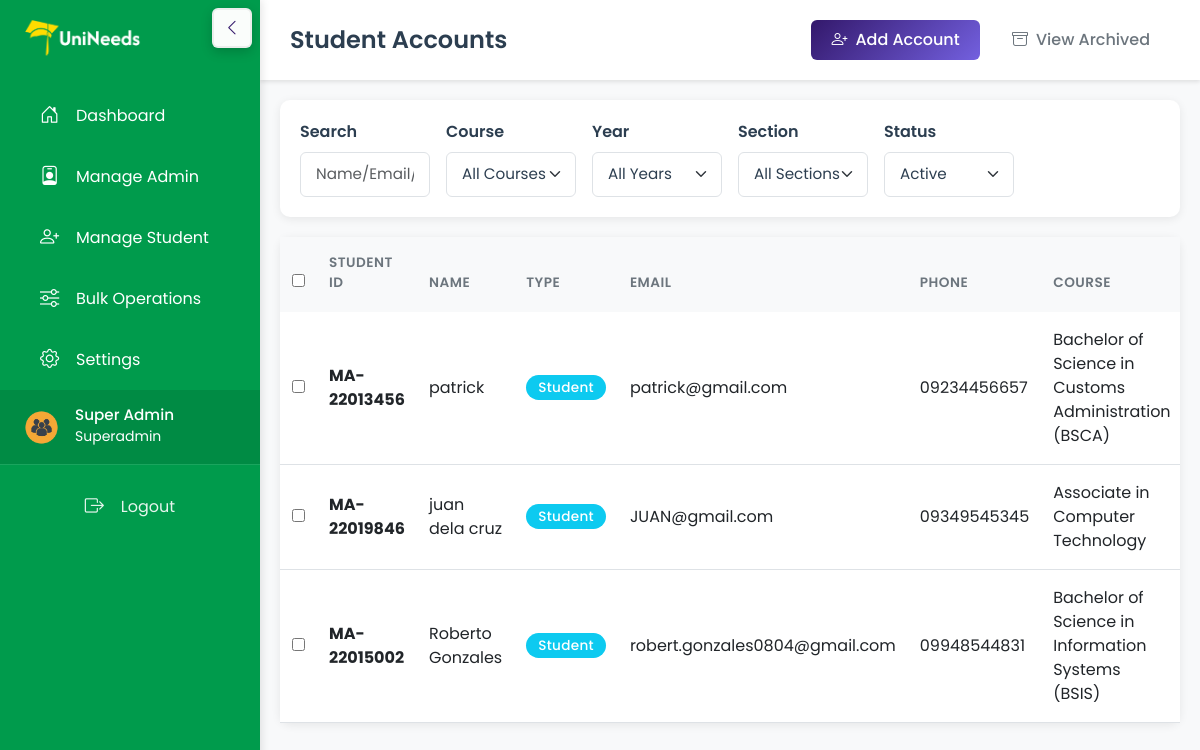
The page /admin/users.php (signed in) on the database its author committed.
### tables this page shows
CREATE TABLE `users` (
  `user_id` int NOT NULL,
  `email` varchar(255) NOT NULL,
  `password` varchar(255) NOT NULL,
  `user_type` varchar(20) NOT NULL DEFAULT 'student',
  `full_name` varchar(255) DEFAULT NULL,
  `phone` varchar(20) DEFAULT NULL,
  `student_id` varchar(50) DEFAULT NULL,
  `course` varchar(255) DEFAULT NULL,
  `year_level` varchar(50) DEFAULT NULL,
  `section` varchar(50) DEFAULT NULL,
  `status` enum('active','archived') NOT NULL DEFAULT 'active',
  `created_at` timestamp NULL DEFAULT CURRENT_TIMESTAMP,
  `updated_at` timestamp NULL DEFAULT NULL ON UPDATE CURRENT_TIMESTAMP
);

### admin/users.php (the view, shortened to what this page needs)
<?php
require_once '../config/database.php';
$is_superadmin = isset($_SESSION['user_type']) && $_SESSION['user_type'] === 'superadmin';
$status_filter = isset($_GET['status']) ? clean($_GET['status']) : 'active';
$user_type_filter = isset($_GET['user_type']) ? clean($_GET['user_type']) : '';
$search = isset($_GET['search']) ? clean($_GET['search']) : '';
$default_add_type = '';
if ($is_superadmin && empty($user_type_filter)) {
    $user_type_filter = 'student';
}
$where_clauses = [];
if ($is_superadmin) {
    if ($user_type_filter) {
        $where_clauses[] = "user_type = '$user_type_filter'";
    }
} else {
    $where_clauses[] = "user_type = 'student'";
}
if ($status_filter) {
    $where_clauses[] = "status = '$status_filter'";
}
$where_sql = 'WHERE ' . implode(' AND ', $where_clauses);
$query = "SELECT * FROM users $where_sql ORDER BY created_at DESC";
$users = mysqli_query($conn, $query);
$page_title = $is_superadmin ? 'Manage User Accounts' : 'Student Users';
if ($is_superadmin) {
    if ($user_type_filter === 'admin') {
        $page_title = 'Admin Accounts';
    } elseif ($user_type_filter === 'student') {
        $page_title = 'Student Accounts';
    }
}
?>
<!DOCTYPE html>
<html lang="en">
<head>
    <link href="https://cdn.jsdelivr.net/npm/bootstrap@5.3.0/dist/css/bootstrap.min.css" rel="stylesheet">
    <link rel="stylesheet" href="https://cdn.jsdelivr.net/npm/bootstrap-icons@1.10.0/font/bootstrap-icons.css">
    <link rel="stylesheet" href="../assets/css/style.css">
    <link rel="stylesheet" href="../assets/css/mobile.css">
</head>
<body>
    <?php include 'includes/sidebar.php'; ?>
    <div class="main-content">
            <div class="top-bar">
            <h2><?php echo $page_title; ?></h2>
            <div class="ms-auto">
                <?php if ($is_superadmin && empty($default_add_type)): ?>
                <button class="btn btn-primary" onclick="showAddUserModal()">
                    <i class="bi bi-person-plus me-2"></i>Add Account
                </button>
                <?php endif; ?>
                <a href="users.php?user_type=<?php echo htmlspecialchars($user_type_filter); ?>&status=archived" class="btn btn-outline-secondary ms-2">
                    <i class="bi bi-archive me-2"></i>View Archived
                </a>
            </div>
        </div>
        <div class="content-area">
            <div class="filter-bar">
                <form method="GET" class="row g-3 align-items-end" id="filterForm">
                    <div class="<?php echo ($is_superadmin && $user_type_filter === 'admin') ? 'col-md-4' : 'col-md-2'; ?>">
                        <label class="form-label d-none d-md-block">Search</label>
                        <input type="text" class="form-control filter-input" name="search" placeholder="Name/Email/ID" value="<?php echo htmlspecialchars($search); ?>">
                    </div>
                    <?php if ($user_type_filter !== 'admin' || !$is_superadmin): ?>
                    <div class="col-md-2">
                        <label class="form-label d-none d-md-block">Course</label>
                        <select class="form-select filter-input" name="course_filter">
                            <option value="">All Courses</option>
                        </select>
                    </div>
                    <div class="col-md-2">
                        <label class="form-label d-none d-md-block">Year</label>
                        <select class="form-select filter-input" name="year_level_filter">
                            <option value="">All Years</option>
                        </select>
                    </div>
                    <div class="col-md-2">
                        <label class="form-label d-none d-md-block">Section</label>
                        <select class="form-select filter-input" name="section_filter">
                            <option value="">All Sections</option>
                        </select>
                    </div>
                    <?php endif; ?>
                    <div class="<?php echo ($is_superadmin && $user_type_filter === 'admin') ? 'col-md-3' : 'col-md-2'; ?>">
                        <label class="form-label d-none d-md-block">Status</label>
                        <select class="form-select filter-input" name="status">
                            <option value="active" <?php echo $status_filter === 'active' ? 'selected' : ''; ?>>Active</option>
                        </select>
                    </div>
                </form>
            </div>
            <div class="card">
                <div class="card-body p-0">
                    <div class="table-responsive">
                        <table class="table table-hover mb-0">
                            <thead class="table-light">
                                <tr>
                                    <?php if ($is_superadmin): ?>
                                    <th style="width:50px; text-align:center;">
                                        <input type="checkbox" id="selectAll">
                                    </th>
                                    <?php endif; ?>
                                    <th>Student ID</th>
                                    <th>Name</th>
                                    <th>Type</th>
                                    <th>Email</th>
                                    <th>Phone</th>
                                    <?php if (!($is_superadmin && $user_type_filter === 'admin')): ?>
                                    <th>Course</th>
                                    <?php endif; ?>
                                </tr>
                            </thead>
                            <tbody>
                                <?php if (mysqli_num_rows($users) > 0): ?>
                                    <?php while ($user = mysqli_fetch_assoc($users)):
                                        $user['year_level'] = preg_replace('/\D/', '', $user['year_level']); ?>
                                        <tr>
                                            <?php if ($is_superadmin): ?>
                                            <td style="vertical-align: middle; text-align:center;"><input type="checkbox" class="select-row" data-user-type="<?php echo $user['user_type']; ?>" value="<?php echo $user['user_id']; ?>"></td>
                                            <?php endif; ?>
                                            <td><strong><?php echo htmlspecialchars($user['student_id']); ?></strong></td>
                                            <td><?php echo htmlspecialchars($user['full_name']); ?></td>
                                            <td><span class="badge bg-<?php echo $user['user_type'] === 'superadmin' ? 'danger' : ($user['user_type'] === 'admin' ? 'secondary' : 'info'); ?> text-capitalize"><?php echo htmlspecialchars($user['user_type']); ?></span></td>
                                            <td><?php echo htmlspecialchars($user['email']); ?></td>
                                            <td><?php echo htmlspecialchars($user['phone']); ?></td>
                                            <?php if (!($is_superadmin && $user_type_filter === 'admin')): ?>
                                            <td><?php echo htmlspecialchars($user['course']); ?></td>
                                            <?php endif; ?>
                                        </tr>
                                    <?php endwhile; ?>
                                <?php endif; ?>
                            </tbody>
                        </table>
                    </div>
                </div>
            </div>
        </div>
    </div>
</body>
</html>

### assets/css/style.css (style rules this page uses)
:root { --primary: #33186B; --primary-dark: #344F1F; --secondary: #7360DF; --success: #0046FF; --warning: #FF9013; --danger: #DD0303; --info: #0dcaf0; --light: #f8f9fa; --dark: #2c3e50; --white: #ffffff; --border: #dee2e6; }
* { margin: 0; padding: 0; box-sizing: border-box; }
body { font-family: 'Poppins', sans-serif; background-color: var(--light); color: var(--dark); }
.main-content { margin-left: 260px; min-height: 100vh; transition: margin-left 0.3s; }
.top-bar { background: var(--white); padding: 20px 30px; box-shadow: 0 2px 4px rgba(0,0,0,0.1); display: flex; align-items: center; gap: 20px; position: sticky; top: 0; z-index: 999; }
.top-bar h2 { margin: 0; font-size: 1.5rem; font-weight: 600; color: var(--dark); }
.content-area { padding: 30px; }
.card { border: none; border-radius: 15px; box-shadow: 0 4px 15px rgba(0,0,0,0.08); margin-bottom: 24px; transition: all 0.3s ease; }
.card-body { padding: 24px; }
.table { margin-bottom: 0; }
.table th { font-weight: 600; text-transform: uppercase; font-size: 0.8rem; color: #6c757d; letter-spacing: 0.5px; border-bottom: 2px solid var(--light); padding: 16px 12px; }
.table td { padding: 16px 12px; vertical-align: middle; }
.table-hover tbody tr { transition: all 0.2s ease; }
.btn { padding: 10px 24px; border-radius: 8px; font-weight: 600; transition: all 0.3s ease; border: none; position: relative; overflow: hidden; }
.btn::before { content: ''; position: absolute; top: 50%; left: 50%; width: 0; height: 0; border-radius: 50%; background: rgba(255,255,255,0.3); transform: translate(-50%, -50%); transition: width 0.6s, height 0.6s; }
.btn-primary { background: linear-gradient(135deg, var(--primary) 0%, var(--secondary) 100%); color: var(--white); }
.form-control, .form-select { border-radius: 8px; border: 2px solid var(--border); padding: 12px 16px; transition: all 0.3s ease; font-size: 0.95rem; color: var(--dark); }
.form-select option { color: var(--dark) !important; }
.form-label { font-weight: 600; color: var(--dark); margin-bottom: 8px; }
.badge { padding: 8px 16px; border-radius: 20px; font-weight: 600; font-size: 0.85rem; letter-spacing: 0.3px; }
.filter-bar { background: var(--white); padding: 24px; border-radius: 15px; margin-bottom: 24px; box-shadow: 0 4px 15px rgba(0,0,0,0.08); }
.card, .stat-card { animation: fadeIn 0.5s ease-out; }
@media (min-width: 768px) { .main-content { transition: margin-left 0.3s ease; } }
.main-content { position: fixed; top: 0; right: 0; bottom: 0; width: calc(100% - 260px); margin-left: 260px; padding-top: 0; padding-left: 20px; padding-right: 20px; padding-bottom: 20px; overflow-y: auto; transition: all 0.3s ease; background-color: var(--light); z-index: 1; }
.top-bar { background: var(--white); padding: 20px 30px; box-shadow: 0 2px 4px rgba(0,0,0,0.1); display: flex; align-items: center; gap: 20px; position: sticky; top: 0; z-index: 10; margin: 0 -20px 20px -20px; }
.top-bar h2 { margin: 0; font-size: 1.5rem; font-weight: 600; }
.content-area { padding: 0; margin-top: 20px; }
.card { border: none; border-radius: 10px; box-shadow: 0 2px 10px rgba(0,0,0,0.08); }
.card-body { padding: 20px; }
.table th { font-weight: 600; text-transform: uppercase; font-size: 0.85rem; color: #6c757d; }
.btn { padding: 8px 20px; border-radius: 6px; font-weight: 500; transition: all 0.3s; }
.btn-primary { background: linear-gradient(135deg, var(--primary) 0%, var(--secondary) 100%); border: none; }
.form-control, .form-select { border-radius: 6px; border: 1px solid #dee2e6; padding: 10px 15px; }
.badge { padding: 6px 12px; border-radius: 20px; font-weight: 500; }
.filter-bar { background: white; padding: 20px; border-radius: 10px; margin-bottom: 20px; box-shadow: 0 2px 10px rgba(0,0,0,0.08); }

### rows shown on the page
users: student "MA-22013456", full_name "patrick", user_type "Student", email "patrick@gmail.com", phone "09234456657", course "Bachelor of Science in Customs Administration (BSCA)"
users: student "MA-22019846", full_name "juan dela cruz", user_type "Student", email "JUAN@gmail.com", phone "09349545345", course "Associate in Computer Technology"
users: student "MA-22015002", full_name "Roberto Gonzales", user_type "Student", email "robert.gonzales0804@gmail.com", phone "09948544831", course "Bachelor of Science in Information Systems (BSIS)"

### other values the page prints
$_SESSION['full_name'] "Super Admin"
$_SESSION['user_type'] "Superadmin"
$page_title "Student Accounts"
